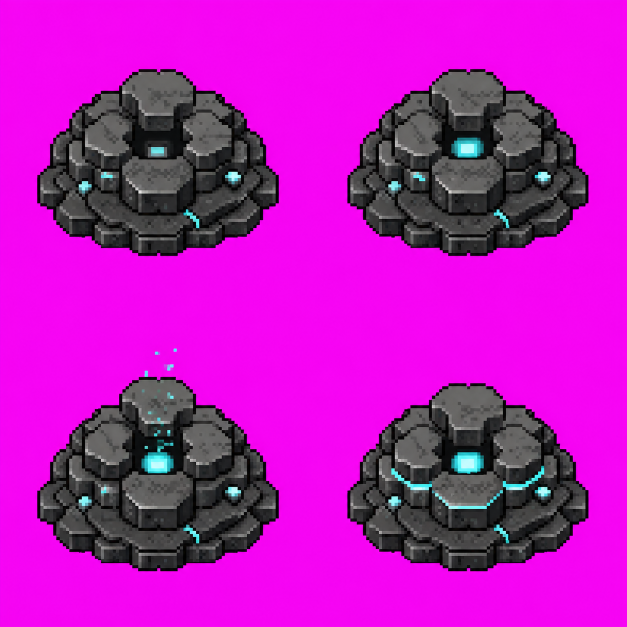
#> input picture docs/game-demo1/x/assets/concepts/v15_moon_nest_review/raw/moon_nest_storyboard_magenta_v15.png, 1254 x 1254 px (shown at 1/2 size)
$ python -i build_v15_moon_nest.py   (imports and definitions only)
#> lines starting #> are read from the running program, lines starting #| are printed output that depends on the picture
"""Build the review-only GPT-Image 2 moon-nest idle animation."""

from __future__ import annotations

import json
from pathlib import Path

from PIL import Image, ImageDraw


ROOT = Path(__file__).resolve().parents[1]
OUT = ROOT / "assets" / "concepts" / "v15_moon_nest_review"
RAW = OUT / "raw"
OBJ = OUT / "objects" / "moon_nest_v2"
SOURCE = RAW / "moon_nest_storyboard_alpha_v15.png"
GROUND = ROOT / "assets" / "game" / "planets" / "moon_ground.png"

FRAME_SIZE = (64, 64)
FRAME_COUNT = 4
FPS = 7


# [48 lines left out: functions hard_alpha, crop_frames, save_sheet, save_gif, not called in this run]


def save_previews(frames: list[Image.Image]) -> None:
    scale = 4
    overview = Image.new("RGBA", (512, 512), (8, 10, 16, 255))
    draw = ImageDraw.Draw(overview)
    for index, frame in enumerate(frames):
        x, y = (index % 2) * 256, (index // 2) * 256
        overview.alpha_composite(frame.resize((256, 256), Image.Resampling.NEAREST), (x, y))
        draw.rectangle((x + 8, y + 8, x + 48, y + 26), fill=(10, 14, 20, 230))
        draw.text((x + 14, y + 10), f"F{index + 1}", fill=(228, 244, 248, 255))
    overview.save(OBJ / "moon_nest_v2_overview.png")

    check = Image.new("RGBA", overview.size, (15, 18, 24, 255))
    checker = ImageDraw.Draw(check)
    tile = 16
    for y in range(0, check.height, tile):
        for x in range(0, check.width, tile):
            colour = (42, 46, 54, 255) if ((x // tile + y // tile) % 2 == 0) else (15, 18, 24, 255)
            checker.rectangle((x, y, x + tile - 1, y + tile - 1), fill=colour)
    for index, frame in enumerate(frames):
        x, y = (index % 2) * 256, (index // 2) * 256
        check.alpha_composite(frame.resize((256, 256), Image.Resampling.NEAREST), (x, y))
    check.save(OBJ / "moon_nest_v2_alpha_check.png")

    if GROUND.exists():
        ground = Image.open(GROUND).convert("RGBA").resize((256, 256), Image.Resampling.NEAREST)
        canvas = Image.new("RGBA", (512, 256), (8, 10, 16, 255))
        for index, frame in enumerate((frames[0], frames[3])):
            canvas.alpha_composite(ground, (index * 256, 0))
            canvas.alpha_composite(frame.resize((128, 128), Image.Resampling.NEAREST), (index * 256 + 64, 70))
        canvas.save(OUT / "moon_nest_v15_ground_preview.png")


# [59 lines left out: functions check, main, not called in this run]


# [2 lines not run here, left out]

>>> import cv2
>>> picture = cv2.imread('../assets/concepts/v15_moon_nest_review/raw/moon_nest_storyboard_magenta_v15.png', cv2.IMREAD_GRAYSCALE)
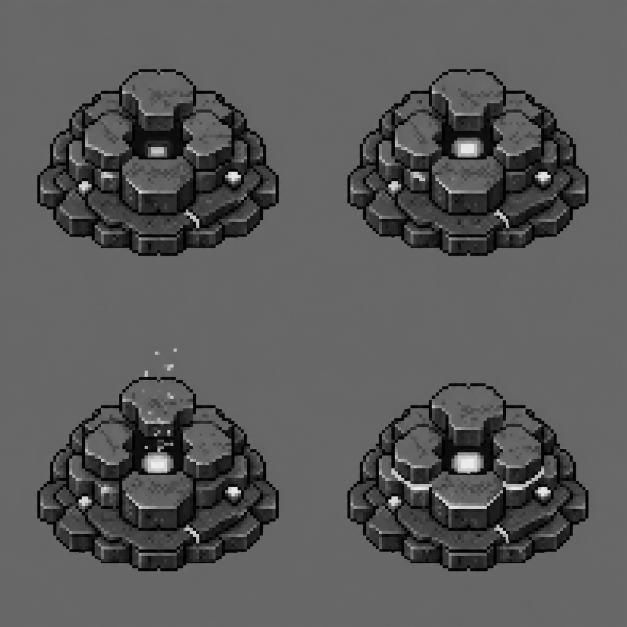
#> picture: shape (1254, 1254) (shown at 1/2 size); min 0, max 252, mean 89.8
>>> result = save_previews(picture)
#> in save_previews, `overview = Image.new("RGBA", (512, 512), (8, 10, 16, 255))`:
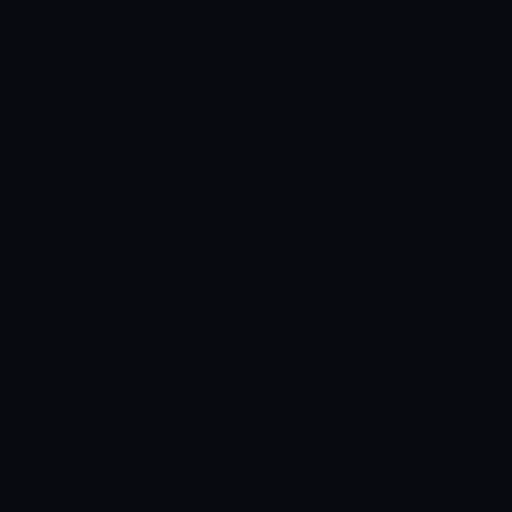
#> overview: PIL image 512x512 RGBA; mean R, G, B, A 8, 10, 16, 255
#> the loop in save_previews, `for index, frame in enumerate(frames):` made 1 pass
#> (x, y) on pass 1: (0, 0)
#> (the run stopped early here; a loop or call above may not have finished)
